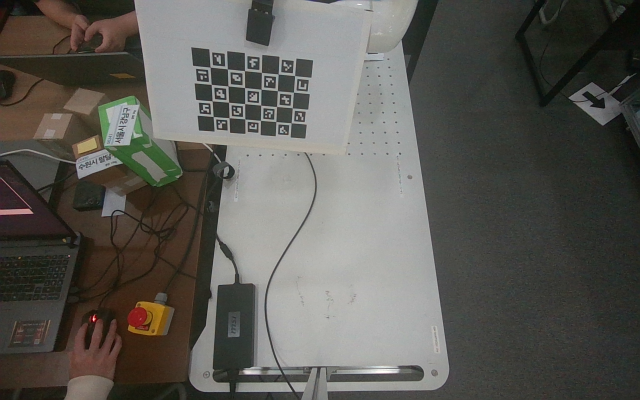
#> input picture src/yh/hand_eye_data/samples/sample_000.png, 1280 x 800 px (shown at 1/2 size)
$ python -i opencv_large_regions.py   (imports and definitions only)
#> lines starting #> are read from the running program, lines starting #| are printed output that depends on the picture; after the words box and inside, x2 and y2 are one past the last pixel; in counts of white or black regions, pixels touching at a corner belong together
#> further down, picture is the input picture: shape (800, 1280, 3); mean B, G, R 83.8, 89.3, 90.9
"""
OpenCV로 일정 크기 이상 영역(컨투어)을 따서 화면에 표시합니다.

표시는 tkinter 사용 (OpenCV highgui/GTK 미빌드 환경 대응).

- RealSense 실시간 또는 이미지 파일 입력
- Otsu 이진화 + 외곽 컨투어
- MIN_AREA_PX / MIN_AREA_RATIO 이상만 표시

실행
  python3 opencv_large_regions.py
  python3 opencv_large_regions.py /path/to/image.jpg

버튼 / 키
  [min_px −/+]  [min_ratio −/+]  [반전]  [모폴로지]  [저장]  [일시정지]  [종료]
"""

from __future__ import annotations

import base64
import sys
import time
import tkinter as tk
from pathlib import Path
from tkinter import ttk

import cv2
import numpy as np

# ---------------------------------------------------------------------------
# 설정
# ---------------------------------------------------------------------------
WINDOW_NAME = "OpenCV Large Regions"
SAVE_DIR = Path(__file__).resolve().parent / "regions_out"

MIN_AREA_PX = 800
MAX_AREA_PX = None
MIN_AREA_RATIO = 0.001
MAX_AREA_RATIO = 0.35

BLUR_KSIZE = 5
MORPH_ON = True
MORPH_KERNEL = 5
USE_INVERT = True

DRAW_FILL_ALPHA = 0.25


def _clamp(v: float, lo: float, hi: float) -> float:
    return max(lo, min(hi, v))


def find_large_regions(
    bgr: np.ndarray,
    *,
    min_area_px: float = MIN_AREA_PX,
    max_area_px: float | None = MAX_AREA_PX,
    min_area_ratio: float = MIN_AREA_RATIO,
    max_area_ratio: float = MAX_AREA_RATIO,
    use_invert: bool = USE_INVERT,
    morph_on: bool = MORPH_ON,
) -> tuple[list[dict], np.ndarray]:
#> called with min_area_px = 800, min_area_ratio = 0.001, max_area_ratio = 0.35, use_invert = True, morph_on = True
    h, w = bgr.shape[:2]
#> h = 800; w = 1280
    img_area = float(h * w)
#> img_area = 1024000

    gray = cv2.cvtColor(bgr, cv2.COLOR_BGR2GRAY)
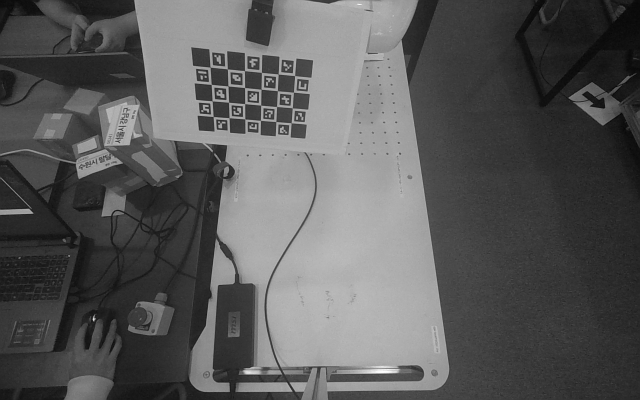
#> gray: shape (800, 1280) (shown at 1/2 size); min 2, max 254, mean 89.1
    k = BLUR_KSIZE if BLUR_KSIZE % 2 == 1 else BLUR_KSIZE + 1
    blur = cv2.GaussianBlur(gray, (k, k), 0)

    flag = (
        cv2.THRESH_BINARY_INV + cv2.THRESH_OTSU
        if use_invert
        else cv2.THRESH_BINARY + cv2.THRESH_OTSU
    )
    _, mask = cv2.threshold(blur, 0, 255, flag)
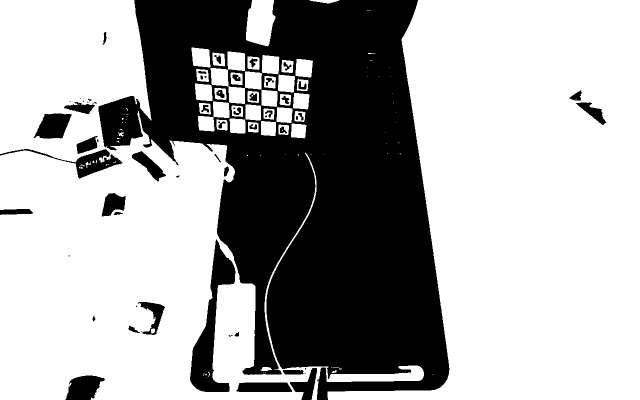
#> mask: shape (800, 1280) (shown at 1/2 size); 66.2% white; 61 black regions (19 under 20 px), largest, box (x1, y1, x2, y2) and area: (197, 0, 899, 800) 312989, (380, 479, 471, 784) 9575, (0, 298, 245, 357) 3097

    if morph_on:
        ker = cv2.getStructuringElement(
            cv2.MORPH_RECT, (MORPH_KERNEL, MORPH_KERNEL)
        )
        mask = cv2.morphologyEx(mask, cv2.MORPH_CLOSE, ker, iterations=2)
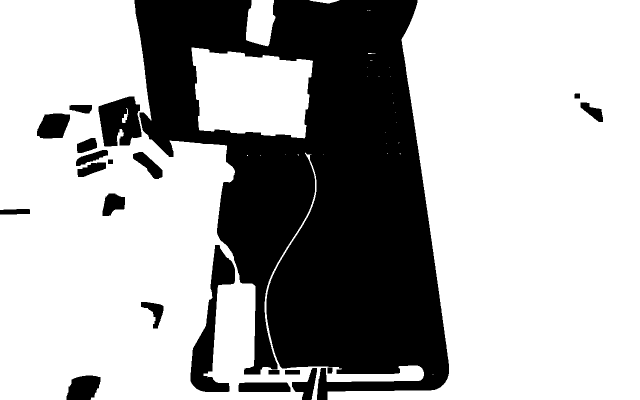
#> mask: shape (800, 1280) (shown at 1/2 size); 67.7% white; 21 black regions, largest, box (x1, y1, x2, y2) and area: (269, 0, 898, 800) 296821, (381, 490, 470, 784) 9376, (197, 193, 283, 293) 6306
        mask = cv2.morphologyEx(mask, cv2.MORPH_OPEN, ker, iterations=1)
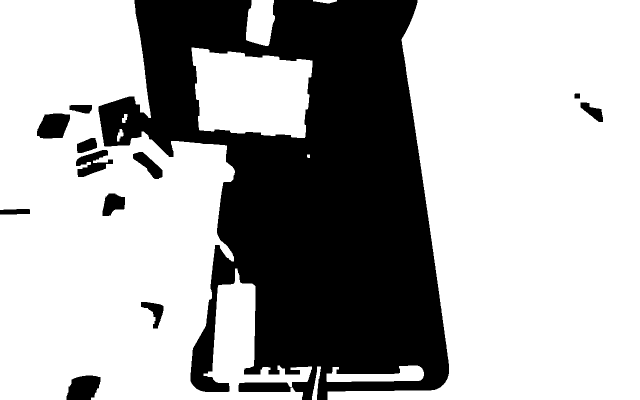
#> mask: shape (800, 1280) (shown at 1/2 size); 67.5% white; 12 black regions

    contours, _ = cv2.findContours(
        mask, cv2.RETR_EXTERNAL, cv2.CHAIN_APPROX_SIMPLE
    )
#> contours = 10 contours; largest, box (x1, y1, x2, y2) and area: (655, 0, 1280, 800) 345247, (0, 0, 624, 800) 309012, (383, 95, 625, 276) 34566, (492, 0, 550, 92) 4181, (653, 731, 848, 764) 3564

    regions: list[dict] = []
    for cnt in contours:
        area = float(cv2.contourArea(cnt))
        if area < float(min_area_px):
            continue
        ratio = area / img_area if img_area > 0 else 0.0
        if ratio < float(min_area_ratio):
            continue
        if ratio > float(max_area_ratio):
            continue
        if max_area_px is not None and area > float(max_area_px):
            continue

        x, y, bw, bh = cv2.boundingRect(cnt)
        m = cv2.moments(cnt)
        if m["m00"] > 1e-6:
            cx, cy = m["m10"] / m["m00"], m["m01"] / m["m00"]
        else:
            cx, cy = x + bw * 0.5, y + bh * 0.5

        rect = cv2.minAreaRect(cnt)
        quad = cv2.boxPoints(rect).astype(np.float32)

        regions.append(
            {
                "area": area,
                "area_ratio": ratio,
                "center": (float(cx), float(cy)),
                "bbox": (int(x), int(y), int(bw), int(bh)),
                "contour": cnt,
                "quad": quad,
            }
        )
#> this loop made 10 passes
#> (area, ratio, x, y, bw, bh, cx, cy) on passes 7, 10: (345247, 0.337, 655, 0, 625, 800, 1061.1, 389.1), (309012.5, 0.302, 0, 0, 624, 800, 212.7, 447.9)
#> (area, ratio, x, y, bw, bh, cx, cy) on passes 2, 6, 9: (3564, 0.00348, 653, 731, 195, 33, 759.1, 751.3), (34565.5, 0.0338, 383, 95, 242, 181, 503, 186.2), (4181, 0.00408, 492, 0, 58, 92, 520.3, 43.77)
#> after the loop, regions = 5 items

    regions.sort(key=lambda d: d["area"], reverse=True)
    for i, r in enumerate(regions):
        r["idx"] = i
#> this loop made 5 passes
    return regions, mask


# [165 lines left out: functions draw_regions, process_frame, save_result, bgr_to_photo, fit_to_label, not called in this run]


class RegionViewerApp:
    # [228 lines left out: functions __init__, _start_realsense, _show, _reprocess_last, _update_status, update_static and 11 more, not called in this run]


# [2 lines not run here, left out]

>>> import cv2
>>> picture = cv2.imread('hand_eye_data/samples/sample_000.png')
>>> result = find_large_regions(picture)

$ run again, on src/yh/hand_eye_data/samples/sample_002.png
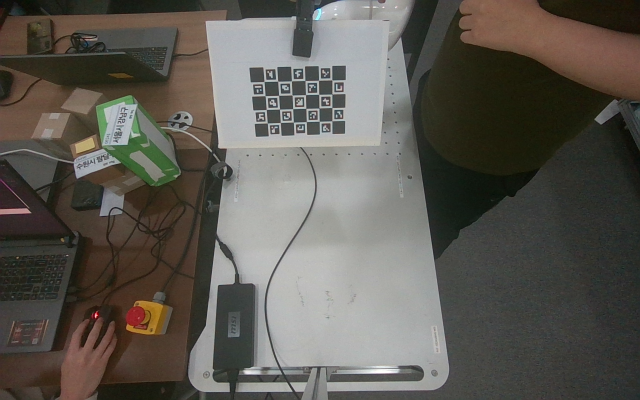
#> input picture src/yh/hand_eye_data/samples/sample_002.png, 1280 x 800 px (shown at 1/2 size)
#> picture is the input picture: shape (800, 1280, 3); mean B, G, R 82.5, 89.3, 92.9
#> in find_large_regions, `_, mask = cv2.threshold(blur, 0, 255, flag)`:
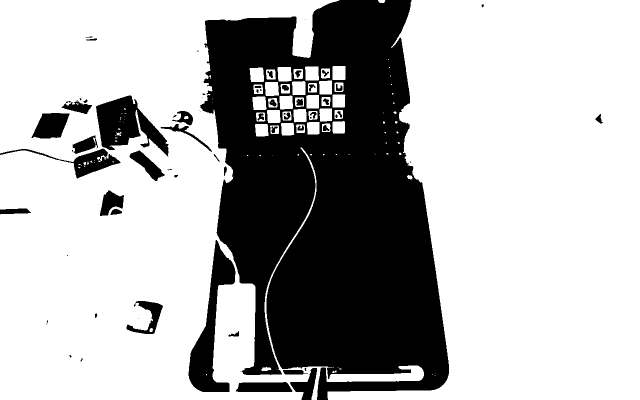
#> mask: shape (800, 1280) (shown at 1/2 size); 70.2% white; 69 black regions (23 under 20 px), largest, box (x1, y1, x2, y2) and area: (400, 0, 898, 800) 265617, (377, 480, 471, 784) 10061, (192, 191, 337, 313) 8888
#> in find_large_regions, `mask = cv2.morphologyEx(mask, cv2.MORPH_OPEN, ker, iterations=1)`:
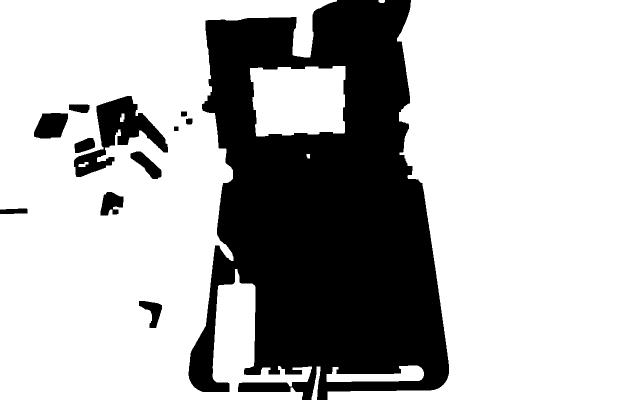
#> mask: shape (800, 1280) (shown at 1/2 size); 71.3% white; 12 black regions
#> contours = 7 contours; box (x1, y1, x2, y2) and area: (0, 0, 674, 800) 367224, (655, 0, 1280, 800) 349898, (500, 132, 691, 273) 23694, (653, 731, 848, 764) 3533, (623, 733, 641, 800) 482, (757, 0, 770, 6) 55, (613, 308, 620, 317) 43
#> the loop in find_large_regions, `for cnt in contours:` made 7 passes
#> (area, ratio, x, y, bw, bh, cx, cy) on pass 5: (349898, 0.342, 655, 0, 625, 800, 1057.9, 387.2)
#> after the loop in find_large_regions, `for cnt in contours:`: regions = 3 items
#> the loop in find_large_regions, `for i, r in enumerate(regions):` made 3 passes

$ run again, on src/yh/hand_eye_data/samples/sample_003.png
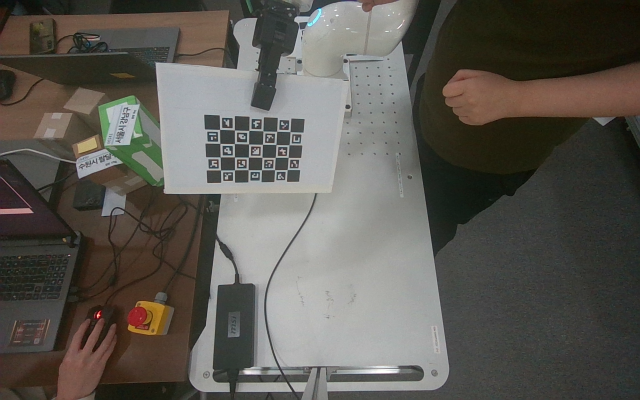
#> input picture src/yh/hand_eye_data/samples/sample_003.png, 1280 x 800 px (shown at 1/2 size)
#> picture is the input picture: shape (800, 1280, 3); mean B, G, R 82.3, 88.7, 91.8
#> in find_large_regions, `_, mask = cv2.threshold(blur, 0, 255, flag)`:
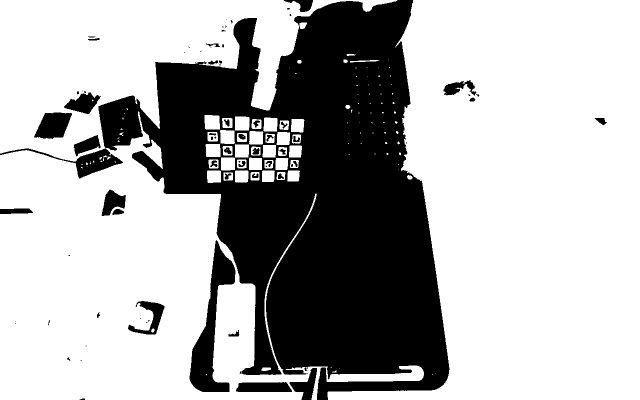
#> mask: shape (800, 1280) (shown at 1/2 size); 68.5% white; 78 black regions (31 under 20 px), largest, box (x1, y1, x2, y2) and area: (197, 0, 899, 800) 291824, (379, 480, 471, 784) 9874, (0, 297, 246, 357) 3391
#> in find_large_regions, `mask = cv2.morphologyEx(mask, cv2.MORPH_OPEN, ker, iterations=1)`:
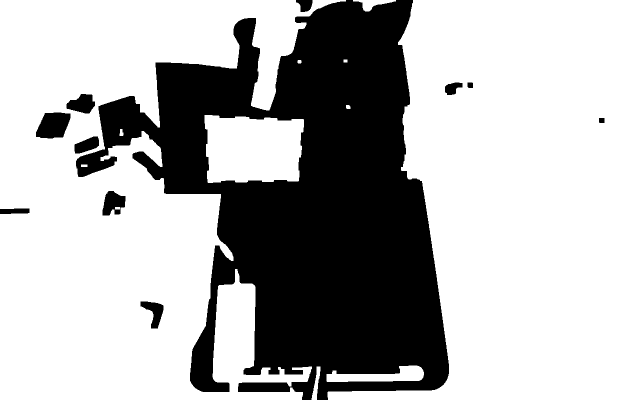
#> mask: shape (800, 1280) (shown at 1/2 size); 69.5% white; 11 black regions
#> contours = 11 contours; largest, box (x1, y1, x2, y2) and area: (655, 0, 1280, 800) 349760, (0, 0, 692, 800) 336961, (409, 230, 608, 366) 23488, (653, 731, 848, 764) 3466, (706, 0, 792, 23) 747
#> the loop in find_large_regions, `for cnt in contours:` made 11 passes
#> (area, ratio, x, y, bw, bh, cx, cy) on passes 5, 9, 11: (23488.5, 0.0229, 409, 230, 199, 136, 505.8, 297.9), (349760.5, 0.342, 655, 0, 625, 800, 1058, 387.5), (336961, 0.329, 0, 0, 692, 800, 233.2, 408)
#> after the loop in find_large_regions, `for cnt in contours:`: regions = 4 items
#> the loop in find_large_regions, `for i, r in enumerate(regions):` made 4 passes
